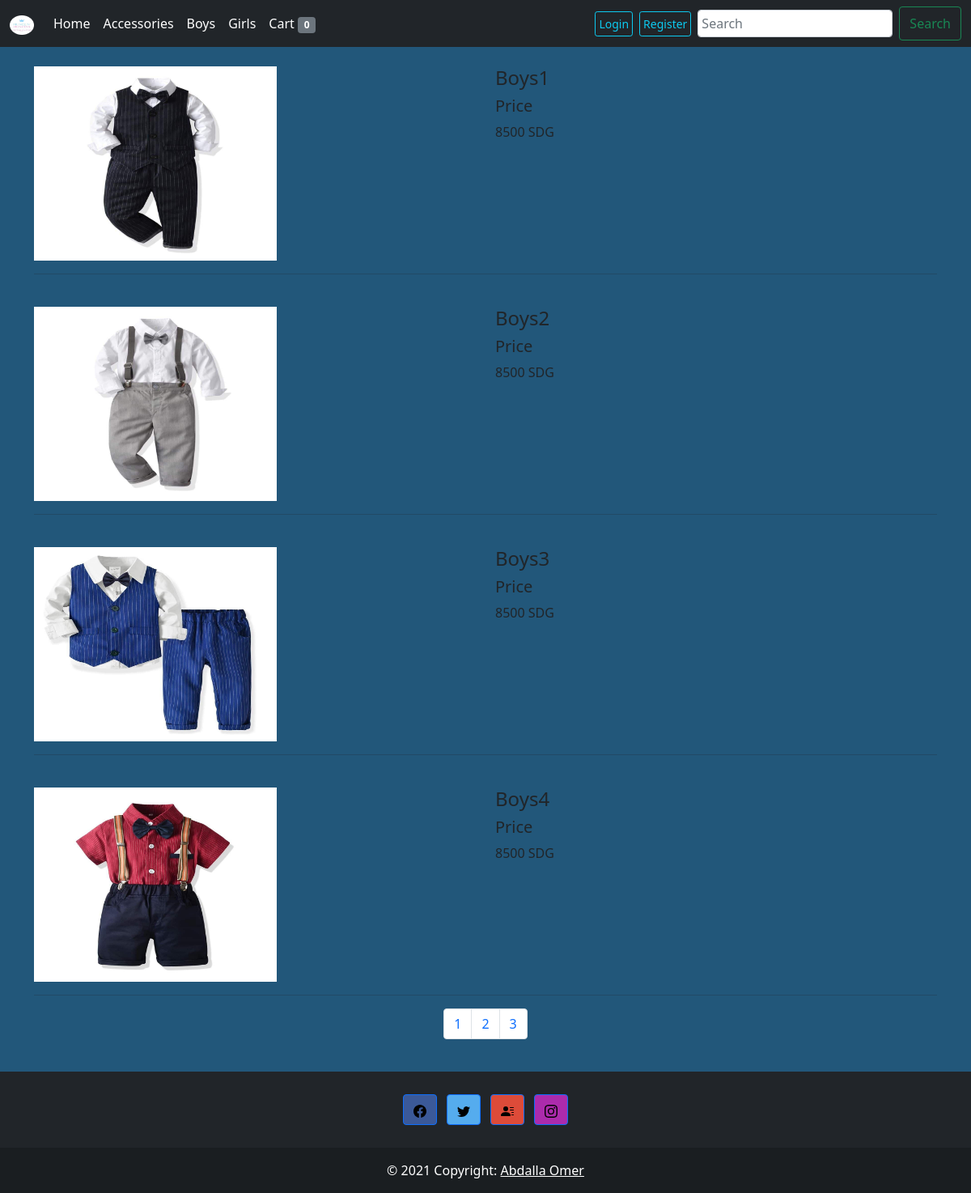
/boys/, run on the app's committed database.
### boys_app/models.py (models this page shows, shortened)
class Boys(models.Model):
    item_name  = models.CharField(max_length=500)
    image = models.CharField(max_length=500)
    category = models.CharField(max_length=500)
    price = models.IntegerField()
    quantity = models.IntegerField()
    description = models.CharField(max_length=500)
    amount = models.IntegerField()
    colors = models.CharField(max_length=500)  # list
    sizes = models.CharField(max_length=500)  # list
    user_id = models.IntegerField()
    done = models.BooleanField(default=False)  # test

### boys_app/views.py (the view)
# urls.py: path('', views.boys, name='boys'),
def boys(request):
    ip = get_client_ip(request)
    ip = int(ip.replace(".", ""))
    if request.user.is_authenticated:
        cart_all = Cart.objects.filter(user_id= request.user)
    else:
        cart_all = Cart.objects.filter(user_id= ip)
    items_in_cart= len(cart_all)
    boys_all = Boys.objects.all()
    paginator = Paginator(boys_all, 4)
    page = request.GET.get("page")
    boys_all = paginator.get_page(page)
    content = {
        'boys_outfit': boys_all
    }
    return render(request, 'boys.html', {"boys_all": boys_all, "items_in_cart": items_in_cart, 'ip': ip,})

### boys_app/views.py (called while the page is built)
def get_client_ip(request):
    x_forwarded_for = request.META.get('HTTP_X_FORWARDED_FOR')
    if x_forwarded_for:
        ip = x_forwarded_for.split(',')[0]
    else:
        ip = request.META.get('REMOTE_ADDR')
    return ip

### boys_app/templates/boys.html (shortened to what this page needs)
{% extends 'base.html' %}
{% load static %}
{% block content %}
  <section>
    <form action="" method="POST">
      {%for item in boys_all%}
      <br>
      <div class="row">
        <div class="col-6">
          <a href="{% url 'boy' item.id%}"><img src="{{item.image}}" alt="" width="300" height="240"></a>
        </div>
        <div class="col-6">
          <h4>{{item.item_name}}</h4>
          <h5>Price</h5>
          <p>{{item.price}} SDG</p>
        </div>
      </div>
      <hr>
      {% endfor %}
      <nav aria-label="Page navigation example">
        <ul class="pagination justify-content-center">
          {% if boys_all.paginator.num_pages == 1%}
            <li class="page-item"><a class="page-link" href="?page=1">1</a></li>
          {% elif boys_all.paginator.num_pages == 2%}
            <li class="page-item"><a class="page-link" href="?page=1">1</a></li>
            <li class="page-item"><a class="page-link" href="?page={{ boys_all.paginator.num_pages }}">2</a></li>
          {% elif boys_all.paginator.num_pages == 3%}
            <li class="page-item"><a class="page-link" href="?page=1">1</a></li>
            <li class="page-item"><a class="page-link" href="?page=2">2</a></li>
            <li class="page-item"><a class="page-link" href="?page={{ boys_all.paginator.num_pages }}">{{ boys_all.paginator.num_pages }}</a></li>
          {% endif %}
        </ul>
      </nav>
    </form>
  </section>
{%endblock%}

### templates/base.html (shortened to what this page needs)
{% load static %}
<!doctype html>
<html lang="en-us">
<head>
  <link href="https://cdn.jsdelivr.net/npm/bootstrap@5.1.0/dist/css/bootstrap.min.css" rel="stylesheet">
  <link rel="stylesheet" href={%static 'css/styles.css'%}>
  <nav class="navbar navbar-expand-lg navbar-dark bg-dark">
    <div class="container-fluid">
      <a class="navbar-brand" href="#">
        <img src="{%static 'images/logo.png'%}" alt="" width="30" height="24">
      </a>
      <div class="collapse navbar-collapse" id="navbarSupportedContent">
        <ul class="navbar-nav me-auto mb-2 mb-lg-0">
          <li class="nav-item">
            <a class="nav-link active" aria-current="page" href="{% url 'home' %}">Home</a>
          </li>
          <li class="nav-item">
            <a class="nav-link active" aria-current="page" href="{% url 'accessories' %}">Accessories</a>
          </li>
          <li class="nav-item">
            <a class="nav-link active" aria-current="page" href="{% url 'boys' %}">Boys</a>
          </li>
          <li class="nav-item">
            <a class="nav-link active" aria-current="page" href="{% url 'girls' %}">Girls</a>
          </li>
          <li class="nav-item">
            <a class="nav-link active" aria-current="page" href="{% url 'cart' %}">Cart <span class="badge bg-secondary">{{items_in_cart}}</span></a>
          </li>
        </ul>
        {% if  user.is_authenticated %}
          <a class="btn btn-outline-info btn-circle btn-sm btn-xl m-1 p-1" href="{% url 'logout' %}" role="button">Logout</a>
          <p class="text-info bg-dark mt-1"> Hello, {{user.username}} </p>
        {% else %}
          <a class="btn btn-outline-info btn-circle btn-sm btn-xl m-1 p-1" href="{% url 'login' %}" role="button">Login</a>
          <a class="btn btn-outline-info btn-circle btn-sm btn-xl m-1 p-1" href="{% url 'register' %}" role="button">Register</a>
        {% endif %}
        <form class="d-flex" action="" method="POST">
          <input class="form-control me-2 m-1 p-1" type="search" placeholder="Search" aria-label="Search">
          <button class="btn btn-outline-success" type="submit">Search</button>
        </form>
      </div>
    </div>
  </nav>
</head>
<body>
<div class='container'>
  {% block content %}
  {% endblock %}
</div>
</body>
</html>
<footer class="bg-dark text-center text-white">
  <div class="container p-4 pb-0">
    <section class="mb-4">
      <a class="btn btn-primary btn-floating m-1" style="background-color: #3b5998;" href="https://www.facebook.com/groups/1163340050717769/?ref=share" role="button"><img width="" height="" src="{%static 'svg/facebook.svg'%}" alt="" /></a>
      <a class="btn btn-primary btn-floating m-1" style="background-color: #55acee;" href="" role="button"><img width="" height="" src="{%static 'svg/twitter.svg'%}" alt="" /></a>
      <a class="btn btn-primary btn-floating m-1" style="background-color: #dd4b39;" href="{% url 'contact' %}" role="button"><img width="" height="" src="{%static 'svg/person-lines-fill.svg'%}" alt="" /></a>
      <a class="btn btn-primary btn-floating m-1" style="background-color: #ac2bac;" href="" role="button"><img width="" height="" src="{%static 'svg/instagram.svg'%}" alt="" /></a>
  </div>
  <div class="text-center p-3" style="background-color: rgba(0, 0, 0, 0.2);">
    © 2021 Copyright:
    <a class="text-white" href="">Abdalla Omer</a>
  </div>
</footer>

### static/css/styles.css (style rules this page uses)
body { background-color: #22577A; }

### data on the page
Boys: image (picture), item_name "Boys1", price "8500"
Boys: image (picture), item_name "Boys2", price "8500"
Boys: image (picture), item_name "Boys3", price "8500"
Boys: image (picture), item_name "Boys4", price "8500"

### other printed values
{{ items_in_cart }} "0"
{{ boys_all.paginator.num_pages }} "3"
